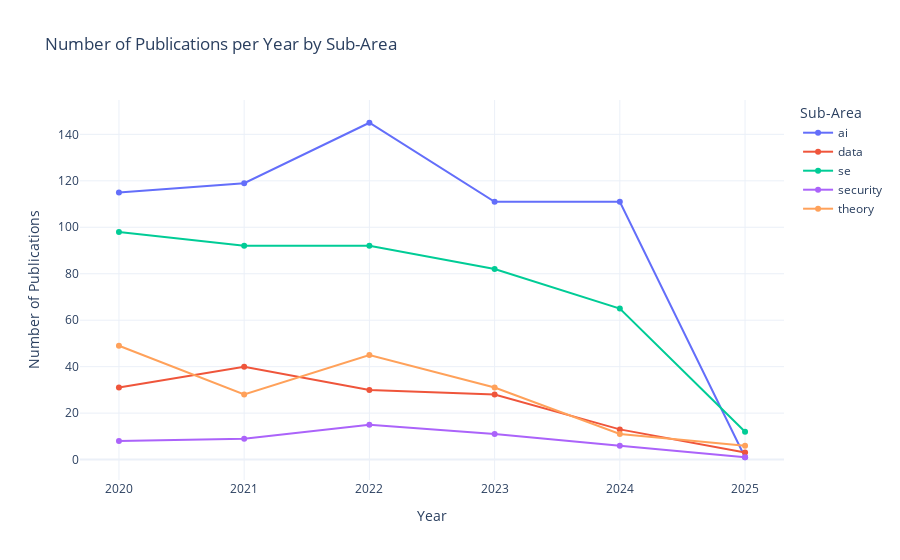

The code cell stored with this chart in its notebook:
### Code cell
selected_sub_areas = ["ai", "se", "data", "theory", "security"]  
create_line_chart_publications_per_year(final_df, selected_sub_areas)

### Figure 1 — Plotly figure (JSON) as saved in the notebook; plotly's stock layout.template omitted (floating-point values rounded to 4 significant figures)
{"data": [{"hovertemplate": "Sub-Area=ai<br>Year=%{x}<br>Number of Publications=%{y}<extra></extra>", "legendgroup": "ai", "line": {"color": "#636efa", "dash": "solid"}, "marker": {"symbol": "circle"}, "mode": "lines+markers", "name": "ai", "orientation": "v", "showlegend": true, "type": "scatter", "x": [2020, 2021, 2022, 2023, 2024, 2025], "xaxis": "x", "y": [115, 119, 145, 111, 111, 1], "yaxis": "y"}, {"hovertemplate": "Sub-Area=data<br>Year=%{x}<br>Number of Publications=%{y}<extra></extra>", "legendgroup": "data", "line": {"color": "#EF553B", "dash": "solid"}, "marker": {"symbol": "circle"}, "mode": "lines+markers", "name": "data", "orientation": "v", "showlegend": true, "type": "scatter", "x": [2020, 2021, 2022, 2023, 2024, 2025], "xaxis": "x", "y": [31, 40, 30, 28, 13, 3], "yaxis": "y"}, {"hovertemplate": "Sub-Area=se<br>Year=%{x}<br>Number of Publications=%{y}<extra></extra>", "legendgroup": "se", "line": {"color": "#00cc96", "dash": "solid"}, "marker": {"symbol": "circle"}, "mode": "lines+markers", "name": "se", "orientation": "v", "showlegend": true, "type": "scatter", "x": [2020, 2021, 2022, 2023, 2024, 2025], "xaxis": "x", "y": [98, 92, 92, 82, 65, 12], "yaxis": "y"}, {"hovertemplate": "Sub-Area=security<br>Year=%{x}<br>Number of Publications=%{y}<extra></extra>", "legendgroup": "security", "line": {"color": "#ab63fa", "dash": "solid"}, "marker": {"symbol": "circle"}, "mode": "lines+markers", "name": "security", "orientation": "v", "showlegend": true, "type": "scatter", "x": [2020, 2021, 2022, 2023, 2024, 2025], "xaxis": "x", "y": [8, 9, 15, 11, 6, 1], "yaxis": "y"}, {"hovertemplate": "Sub-Area=theory<br>Year=%{x}<br>Number of Publications=%{y}<extra></extra>", "legendgroup": "theory", "line": {"color": "#FFA15A", "dash": "solid"}, "marker": {"symbol": "circle"}, "mode": "lines+markers", "name": "theory", "orientation": "v", "showlegend": true, "type": "scatter", "x": [2020, 2021, 2022, 2023, 2024, 2025], "xaxis": "x", "y": [49, 28, 45, 31, 11, 6], "yaxis": "y"}], "layout": {"legend": {"title": {"text": "Sub-Area"}, "tracegroupgap": 0}, "title": {"text": "Number of Publications per Year by Sub-Area"}, "xaxis": {"anchor": "y", "domain": [0, 1], "title": {"text": "Year"}}, "yaxis": {"anchor": "x", "domain": [0, 1], "title": {"text": "Number of Publications"}}}}
